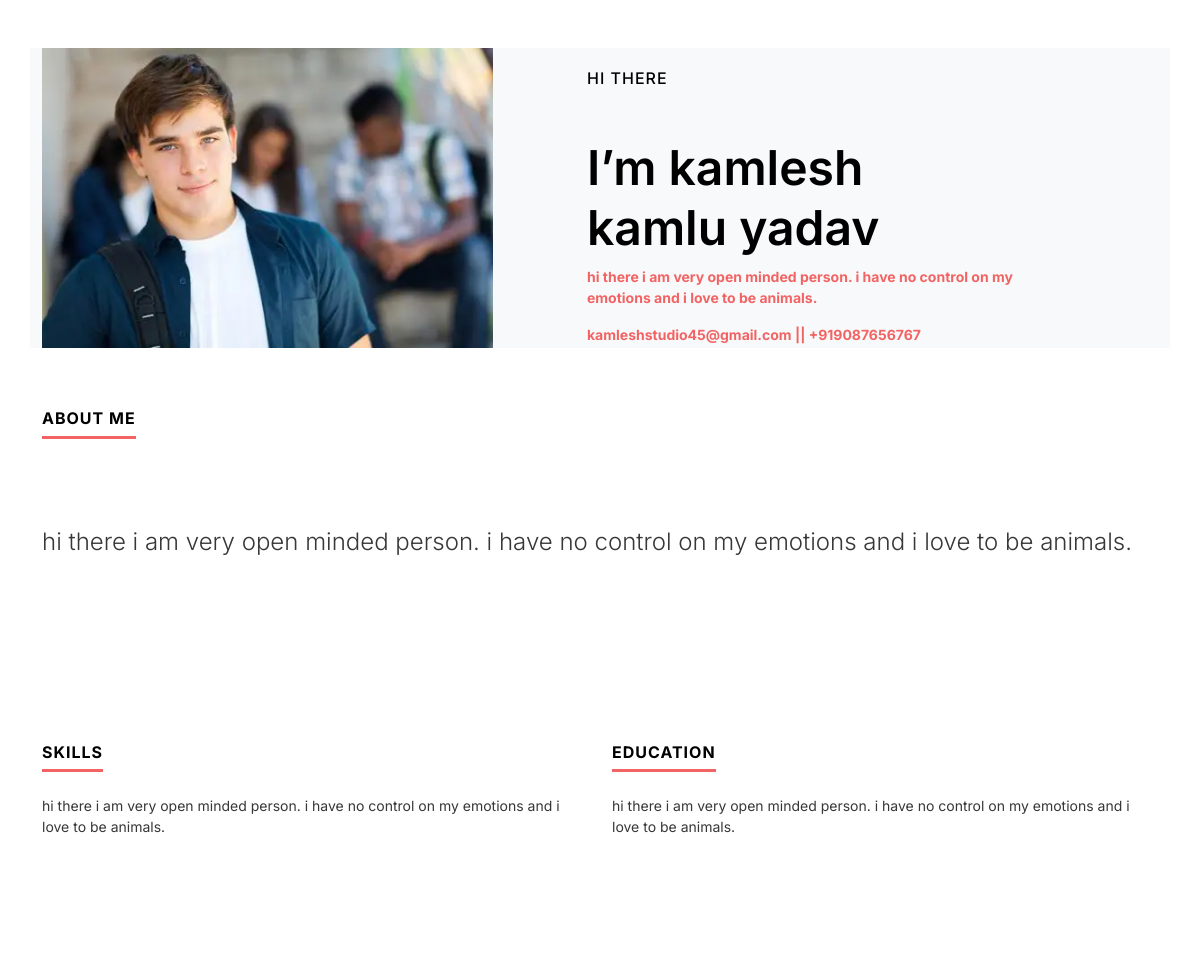
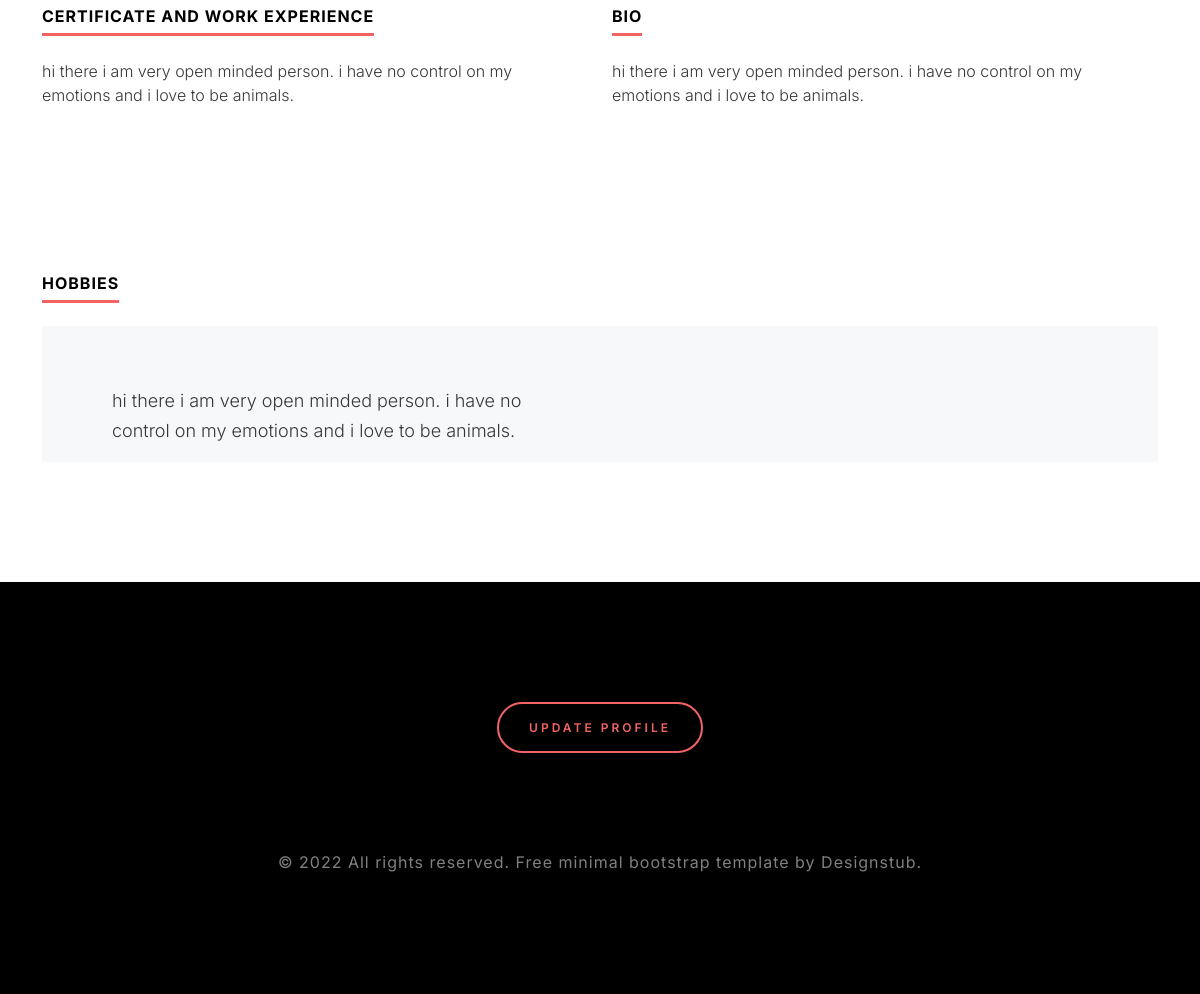
The app's page /template4/ (signed in) with its own data (2 pictures, top to bottom).
### portfolio/models.py (models this page shows, shortened)
class Portfolio(models.Model):
    username = models.OneToOneField(User, on_delete=models.CASCADE)
    first_name = models.CharField(max_length=200)
    last_name = models.CharField(max_length=200)
    other_name = models.CharField(max_length=200)
    email = models.EmailField()
    phone = PhoneNumberField(verbose_name='Phone (+234..........)')
    links = models.TextField(blank=True)
    profile_image = models.ImageField(blank=True, upload_to="profile_img")
    about = models.TextField()
    education = models.TextField(null=True, blank=True)
    certificate_and_work_experience = models.TextField(null=True, blank=True)
    skills = models.TextField(null=True, blank=True)
    hobbies = models.TextField(null=True, blank=True)
    Basic_information = models.TextField(blank=True, verbose_name="Biography (Age, Language, Location...)")

### portfolio/views.py (the view)
# urls.py: path('template4/', views.text_template4.as_view(), name="template4"),
class text_template4(LoginRequiredMixin, TemplateView):
    login_url = '/signin/'
    model = Portfolio
    template_name = 'portfolio/templates/index_4.html'
    def get_context_data(self, **kwargs):
        context = super().get_context_data(**kwargs)
        context['ports'] = Portfolio.objects.get(username__username=self.request.user.username)
        return context

### portfolio/templates/portfolio/templates/index_4.html (shortened to what this page needs)
{% load static %}
<!doctype html>
<html lang="en">
  <head>
      <link href="https://cdn.jsdelivr.net/npm/remixicon@2.5.0/fonts/remixicon.css" rel="stylesheet">
      <link href="https://cdn.jsdelivr.net/npm/bootstrap@5.0.2/dist/css/bootstrap.min.css" rel="stylesheet">
      <link href="https://unpkg.com/aos@2.3.1/dist/aos.css" rel="stylesheet">
      <link href="{%static 'css/template4/main.css' %}" rel="stylesheet">
  </head>
  <body>
    <div class="ds-banner">
      <div class="container  bg-light">
        <div class="row  mt-5 ">
          <div class="col-12 col-sm-12 col-md-5 col-lg-5 col-xl-5 col-xxl-5">
            {%if ports.profile_image%}
              <figure>
                <img src="{{ports.profile_image.url}}">
              </figure>
            {% endif %}
          </div>
          <div class="col-12 col-sm-12 col-md-7 col-lg-7 col-xl-7 col-xxl-7">
            <section>
                <h1>
                  <span>HI THERE</span>
                  I’m {{ports.first_name}}<br> {{ports.other_name}} {{ports.last_name}}
                </h1>
                <div class="letter">
                  <div>
                    {% if ports.links %}
                      <strong>{{ports.links|safe}}</strong>
                    {% endif %}
                    <strong>{{ports.email}} || {{ports.phone}}</strong>
                  </div>
                </div>
            </section>
          </div>
        </div>
      </div>
    </div>
    <div class="ds-about-section">
      <div class="container">
        <section>
            <h2 class="ds-heading">About Me</h2>
            <p class="h3">{{ports.about|safe}}</p>
        </section>
      </div>
    </div>
    <div class="ds-skills-section">
      <div class="container">
        <div class="row">
          {% if ports.skills %}
            <div class="col-12 col-sm-12 col-md-6 col-lg-6 col-xl-6 col-xxl-6">
              <h2 class="ds-heading">Skills</h2>
              <div>
                {{ports.skills|safe}}
              </div>
            </div>
          {% endif %}
          {% if ports.education %}
            <div class="col-12 col-sm-12 col-md-6 col-lg-6 col-xl-6 col-xxl-6">
              <h2 class="ds-heading">Education</h2>
              <div>
                {{ports.education|safe}}
              </div>
            </div>
          {% endif %}
        </div>
      </div>
    </div>
   <div class="ds-experience-section">
     <div class="container">
        <div class="row ds-experience-list">
          {% if ports.certificate_and_work_experience%}
            <div class="col-12 col-sm-12 col-md-6 col-lg-6 col-xl-6 col-xxl-6">
              <section>
                <h2 class="ds-heading">Certificate And Work Experience</h2>
                <span class="ds-year">{{ports.certificate_and_work_experience|safe}}</span>
              </section>
            </div>
          {% endif %}
          {% if ports.Basic_information%}
            <div class="col-12 col-sm-12 col-md-6 col-lg-6 col-xl-6 col-xxl-6">
              <section>
                <h2 class="ds-heading">Bio</h2>
                <span class="ds-department">{{ports.Basic_information|safe}}</span>
              </section>
            </div>
          {% endif %}
        </div>
     </div>
   </div>
   <div class="ds-work-section">
    {% if ports.hobbies %}
     <div class="container">
        <h2 class="ds-heading">Hobbies</h2>
        <div class="ds-work-list-section">
          <div class="ds-work-list">
            <div class="row">
                <div class="col-12 col-sm-12 col-md-7 col-lg-7 col-xl-7 col-xxl-7">
                  <section>
                    <div>{{ports.hobbies|safe}}</div>
                  </section>
                </div>
              </div>
            </div>
          </div>
        </div>
     </div>
    {% endif %}
   <footer class="ds-footer text-center">
     <div class="container">
        <section>
          <a href="{%url 'update_info' ports.id%}" class="ds-button">Update profile</a>
        </section>
        <span class="ds-copyright">© 2022 All rights reserved. Free minimal bootstrap template by <a href="https://designstub.com/" target="_blank">Designstub</a>.</span>
     </div>
   </footer>
  </body>
</html>

### portfolio/static/css/template4/main.css (style rules this page uses)
html { font-family: 'Inter', sans-serif;background-color:#FFF }
body { font-family: 'Inter', sans-serif;overflow-x: hidden; background-color:#FFF; font-weight:400;font-style: normal; color:#373737; font-size:14px }
a,a:hover,a:focus,i,input,button,input:focus,.transition { text-decoration: none;outline: none;transition-delay: 0s;transition-duration: 0.4s;transition-property: all;transition-timing-function: ease;box-shadow: none; }
a { color: #000 }
img { max-width: 100%;border: none;outline: none;height: auto; }
h1,h2,h3,h4,h5,h6 { font-family: 'Inter', sans-serif; }
figure { margin: 0 }
svg,img { max-width: 100%; height: auto; }
.ds-banner section { padding-left: 70px; padding-right: 100px; }
.ds-banner section h1 span { display: block; text-transform: uppercase; letter-spacing: 1px; font-weight: 500; font-size: 16px; padding-bottom: 30px; }
.ds-banner section h1 { font-weight: 600; font-size: 48px; line-height: 60px; color: #000; }
.letter { color: #F26464; }
.ds-about-section { padding-top: 60px; padding-bottom: 120px; }
.ds-heading { display: inline-block; font-weight: 700; color: #000; text-transform: uppercase; letter-spacing: 1px; font-size: 16px; border-bottom: 3px solid #F26464; padding-bottom: 7px; margin-bottom: 23px; }
.ds-about-section p { color: #373737; font-size: 24px; line-height: 40px; font-weight: 300; margin-bottom: 60px; }
.ds-button { display: inline-block; text-transform: uppercase;font-size: 12px;line-height: 13px;font-weight: 600;letter-spacing: 3px; color:#F26464; padding:17px 30px; border: 2px solid #F26464;border-radius: 60px; }
.ds-skills-section { padding-bottom: 105px; }
.ds-experience-section { padding-bottom: 120px; }
.ds-experience-list section { padding-right: 70px; }
.ds-experience-list { padding-top: 15px; }
.ds-experience-list span { display: block; }
span.ds-year { color: #373737; font-size: 14px; font-weight: 700; padding-bottom: 10px; }
span.ds-department { color: #373737; font-weight: 500; font-size: 18px; padding-bottom: 30px; }
.ds-experience-list p { font-size: 16px; line-height: 24px; font-weight: 300; }
.ds-work-section { padding-bottom: 80px; }
.ds-work-list { padding-left: 70px; padding-top:40px; padding-right: 70px; background-color:#F6F8FA; margin-bottom: 40px; }
.ds-work-list section { padding-top: 20px; padding-right: 120px; }
.ds-work-list p { font-weight: 300; font-size: 18px; line-height: 30px; }
.ds-footer { background-color: #000; padding: 120px 0; }
.ds-footer section { padding-bottom: 97px; }
.ds-copyright { color: rgba(255,255,255,0.5); letter-spacing: 1px; font-size: 16px; }
.ds-copyright a { color: rgba(255,255,255,0.5); }

### records on screen
Portfolio: profile_image (picture), first_name "kamlesh", other_name "kamlu", last_name "yadav", links "hi there i am very open minded person. i have no control on my emotions and i love to be animals.", email "kamleshstudio45@gmail.com", phone "+919087656767", about "hi there i am very open minded person. i have no control on my emotions and i love to be animals.", skills "hi there i am very open minded person. i have no control on my emotions and i love to be animals.", education "hi there i am very open minded person. i have no control on my emotions and i love to be animals.", certificate_and_work_experience "hi there i am very open minded person. i have no control on my emotions and i love to be animals.", Basic_information "hi there i am very open minded person. i have no control on my emotions and i love to be animals.", hobbies "hi there i am very open minded person. i have no control on my emotions and i love to be animals."
